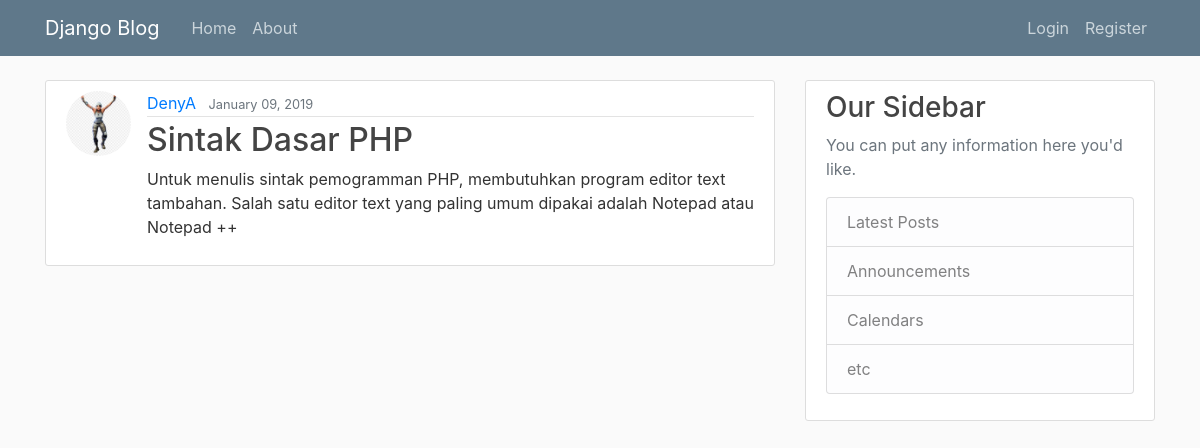
/post/21/, run on the app's committed database.
### blog/models.py (models this page shows, shortened)
class Post(models.Model):
    title       = models.CharField(max_length=200)
    content     = models.TextField()
    date        = models.DateTimeField(default=timezone.now)
    author      = models.ForeignKey(User, on_delete=models.CASCADE)

### users/models.py (models this page shows, shortened)
class Profile(models.Model):
    user    = models.OneToOneField(User, on_delete=models.CASCADE)
    image   = models.ImageField(default='default.jpg', upload_to='profile_pics')

### blog/views.py (the view)
# urls.py: path('post/<int:pk>/', views.PostDetailView.as_view(), name='post-detail'),
class PostDetailView(DetailView):
    model               = Post

### blog/templates/blog/post_detail.html (shortened to what this page needs)
{% extends 'blog/base.html'%}
{% block content %}
<article class="media content-section">
   <img class="rounded-circle article-img" src="{{ object.author.profile.image.url }}">
   <div class="media-body">
	  <div class="article-metadata">
		 <a class="mr-2" href="{% url 'user-post' object.author.username %}">{{ object.author }}</a>
		 <small class="text-muted">{{ object.date|date:"F d, Y" }}</small>
	  </div>
	  <h2 class="article-title">{{ object.title }}</h2>
	  <p class="article-content">{{ object.content }}</p>
   </div>
</article>
{% endblock content %}

### blog/static/blog/style.css (style rules this page uses)
body { background: #fafafa; color: #333333; margin-top: 5rem; }
h1, h2, h3, h4, h5, h6 { color: #444444; }
.content-section { background: #ffffff; padding: 10px 20px; border: 1px solid #dddddd; border-radius: 3px; margin-bottom: 20px; }
.article-title { color: #444444; }
.article-content { white-space: pre-line; }
.article-img { height: 65px; width: 65px; margin-right: 16px; }
.article-metadata { padding-bottom: 1px; margin-bottom: 4px; border-bottom: 1px solid #e3e3e3 }

### data on the page
Post: author.profile.image (placeholder picture), author "DenyA", date "January 09, 2019", title "Sintak Dasar PHP", content "Untuk menulis sintak pemogramman PHP, membutuhkan program editor text tambahan. Salah satu editor text yang paling umum dipakai adalah Notepad atau Notepad ++"
